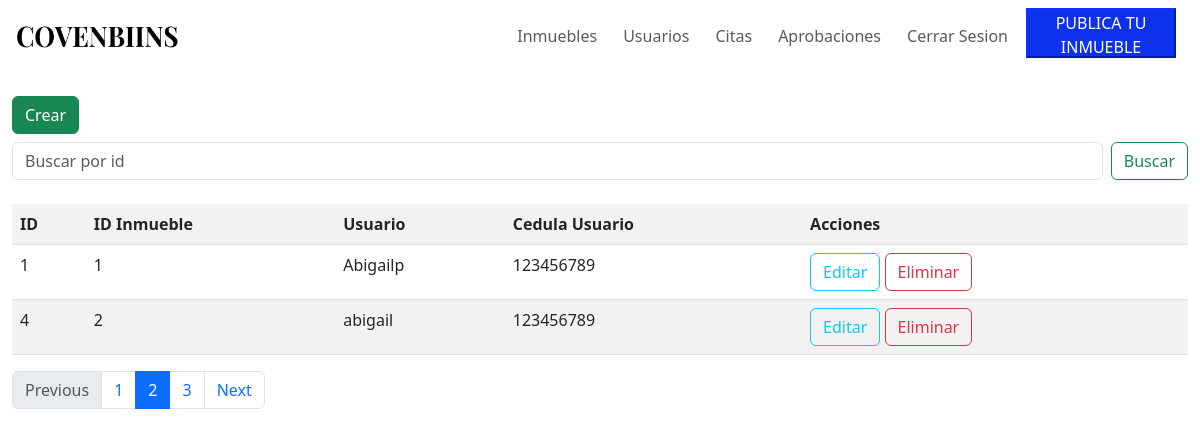
Page /listar_aprobaciones/ on the earlier database version.
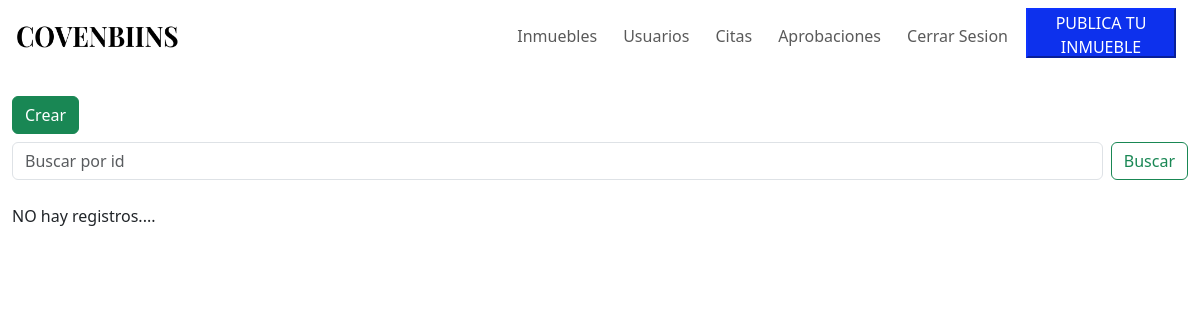
Same page on the later database version.
### covenbiins/models.py (models this page shows)
class Aprobaciones(models.Model):
    id_Aprobacion = models.BigAutoField(unique=True, primary_key=True)
    nombreUsuario = models.CharField(max_length=50)
    direccion = models.CharField(max_length=50)
    copiaCedula = models.CharField(max_length=50)
    certificadoLibertad = models.CharField(max_length=50)
    id_Inmueble = models.ForeignKey('Inmuebles', on_delete=models.DO_NOTHING)
    cedula = models.ForeignKey('Usuarios', on_delete=models.DO_NOTHING)

class Inmuebles(models.Model):
    Categoria = (
        (1, 'Usado'),
        (2, 'Nuevo')
    )
    id_Inmueble = models.BigAutoField(unique=True, primary_key=True)
    nombre = models.CharField(max_length=50)
    tipoInmueble = models.CharField(max_length=50)
    descripcion = models.CharField(max_length=500)
    precio = models.IntegerField()
    direccion = models.CharField(max_length=50)
    categoria = models.IntegerField(choices=Categoria, default=1)
    ciudad = models.CharField(max_length=50, null=True)
    area = models.IntegerField()
    habitaciones = models.IntegerField()
    banos = models.IntegerField()
    estrato = models.IntegerField(null=True)
    imagen = models.ImageField(default="fotos_inmuebles/default.png", upload_to='fotos_inmuebles')
    cedula = models.ForeignKey('Usuarios', on_delete=models.DO_NOTHING)
    def __str__(self):
        return f"{self.id_Inmueble}"

class Usuarios(models.Model):
    Roles = (
        (1, 'Administrador'),
        (2, 'Asesor Legal'),
        (3, 'Vendedor'),
        (4, 'Comprador'),
    )
    cedula = models.CharField(unique=True, primary_key=True, max_length=10)
    foto = models.ImageField(null=True, blank=True, default='fotos/default.jpeg', upload_to='fotos')
    nombre = models.CharField(max_length=50)
    apellido = models.CharField(max_length=50)
    fechaNacimiento = models.DateField()
    telefono = models.CharField(max_length=50)
    direccion = models.CharField(max_length=50)
    tipoUsuario = models.IntegerField(choices=Roles, default=4)
    email = models.EmailField(unique=True, null=True)
    contrasena = models.CharField(max_length=50, null=True)
    def __str__(self):
        return f"{self.cedula}"

### covenbiins/views.py (the view)
# urls.py: path("listar_aprobaciones/", views.aprobaciones, name="listar_aprobaciones"),
def aprobaciones(request):
    result = Aprobaciones.objects.all()
    context = {"data": result}
    return render(request, "covenbiins/aprobaciones/listar_aprob.html", context)

### covenbiins/templates/covenbiins/aprobaciones/listar_aprob.html (shortened to what this page needs)
{% extends 'covenbiins/base2.html' %}
{% load static %}
{% block contenedor %}
  <br>
  <div class="container-fluid">
    <a class="btn btn-success" href="{% url 'covenbiins:form_aprob' %}">Crear</a>
    <form class="d-flex mt-2 mb-4" role="search" method="post" action="{% url 'covenbiins:aprobaciones_buscar' %}">
      <input class="form-control me-2" type="search" placeholder="Buscar por id" aria-label="Search" name="buscar" value="{{ buscado }}">
      <button class="btn btn-outline-success" type="submit">Buscar</button>
    </form>
  {% if data %}
    <table class="table table-striped">
      <tr>
        <th>ID</th>
        <th>ID Inmueble</th>
        <th>Usuario</th>
        <th>Cedula Usuario</th>
        <th>Acciones</th>
      </tr>
    {% for i in data %}
      <tr>
        <td>{{ i.id_Aprobacion }}</td>
        <td>{{ i.id_Inmueble }}</td>
        <td>{{ i.nombreUsuario }}</td>
        <td>{{ i.cedula }}</td>
        <td>
          <a href="{% url 'covenbiins:aprobaciones_editar' i.id_Aprobacion %}" class="btn btn-outline-info">Editar</a>
          <a href="javascript:confirmar_eliminar('{% url 'covenbiins:aprobaciones_eliminar' i.id_Aprobacion %}');" class="btn btn-outline-danger">Eliminar</a>
        </td>
      </tr>
    {% endfor %}
    </table>
    <nav aria-label="...">
      <ul class="pagination">
        <li class="page-item disabled">
          <a class="page-link">Previous</a>
        </li>
        <li class="page-item"><a class="page-link" href="#">1</a></li>
        <li class="page-item active" aria-current="page">
          <a class="page-link" href="#">2</a>
        </li>
        <li class="page-item"><a class="page-link" href="#">3</a></li>
        <li class="page-item">
          <a class="page-link" href="#">Next</a>
        </li>
      </ul>
    </nav>
  {% else %}
    NO hay registros....
  {% endif %}
</div>
{% endblock %}

Differences in the rows shown:
removed Aprobaciones: id_Aprobacion "1", id_Inmueble "1", nombreUsuario "Abigailp", cedula "123456789"
removed Aprobaciones: id_Aprobacion "4", id_Inmueble "2", nombreUsuario "abigail", cedula "123456789"
Other differences:
text no longer shown: "ID ID Inmueble Usuario Cedula Usuario Acciones Previous 1 2 3 Next"
text now shown: "NO hay registros...."
